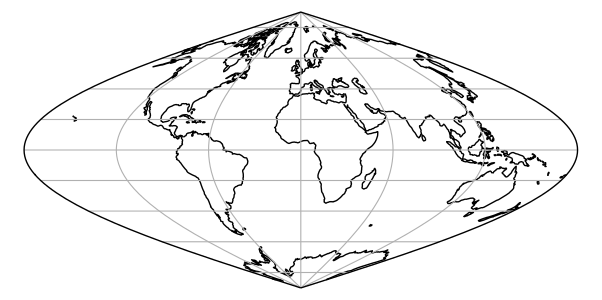

Generate this figure with Python:
import matplotlib.pyplot as plt
import cartopy.crs as ccrs

plt.figure(figsize=(6.0101, 3))
ax = plt.axes(projection=ccrs.Sinusoidal())
ax.coastlines(resolution='110m')
ax.gridlines()
